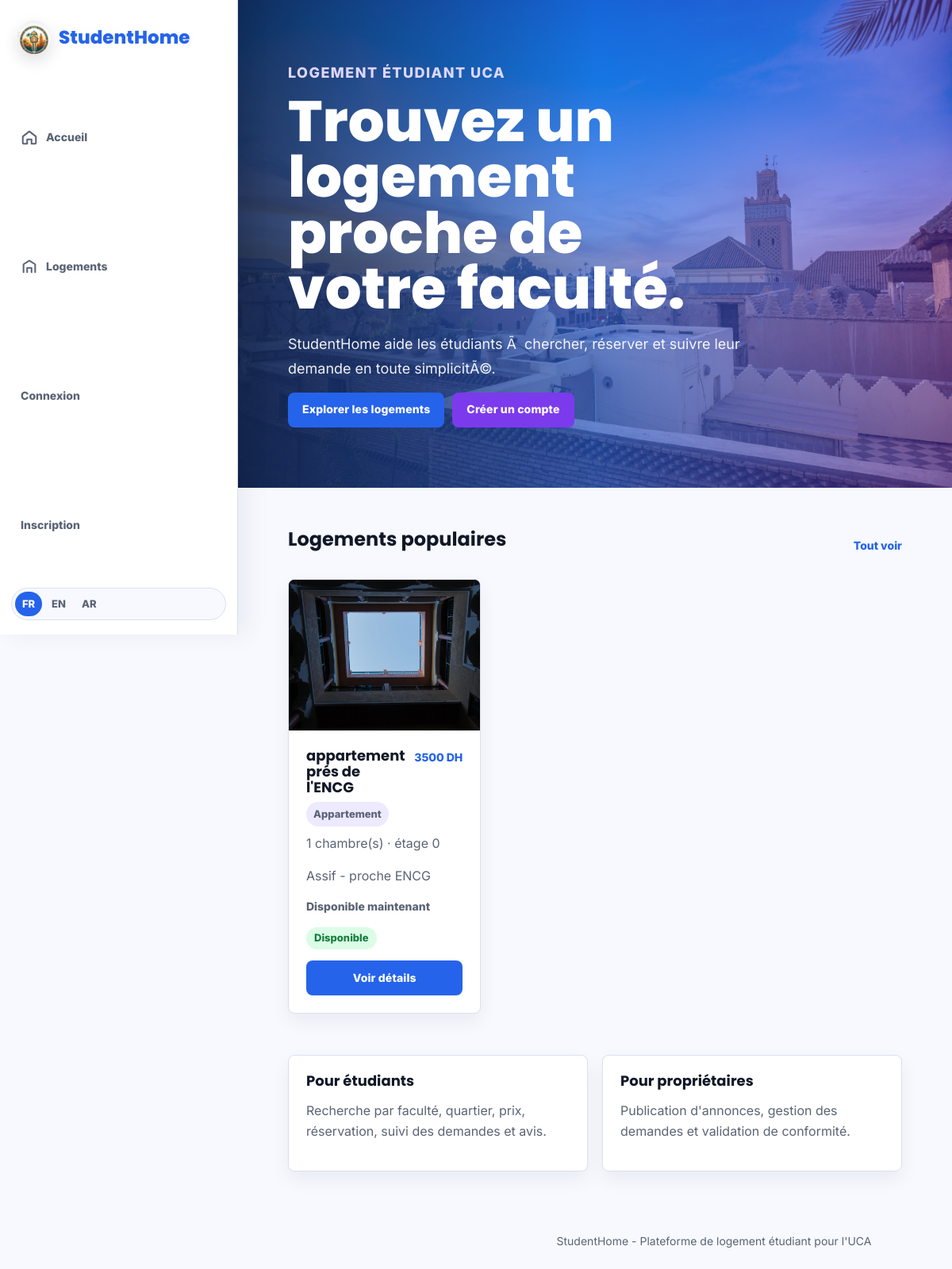
The page / on the database its author committed.
### app.py (models this page shows, shortened)
class Logement(db.Model):
    id = db.Column(db.Integer, primary_key=True)
    titre = db.Column(db.String(160), nullable=False)
    adresse = db.Column(db.String(220), nullable=True)
    description = db.Column(db.Text, nullable=False)
    reglement_interieur = db.Column(db.Text, nullable=True)
    prix = db.Column(db.Float, nullable=False)
    quartier = db.Column(db.String(100), nullable=False)
    proximite_faculte = db.Column(db.String(120), nullable=False)
    type_logement = db.Column(db.String(80), default="Studio")
    nombre_chambres = db.Column(db.Integer, default=1)
    etage = db.Column(db.Integer, default=0)
    latitude = db.Column(db.Float, nullable=True)
    longitude = db.Column(db.Float, nullable=True)
    est_colocation = db.Column(db.Boolean, default=False)
    vues = db.Column(db.Integer, default=0)
    photos = db.Column(db.String(220), default="marrakech-rooftop-sunset.jpg")
    est_disponible = db.Column(db.Boolean, default=True)
    date_disponibilite = db.Column(db.String(20), nullable=True)
    est_valide = db.Column(db.Boolean, default=False)
    est_bloque = db.Column(db.Boolean, default=False)
    proprietaire_id = db.Column(db.Integer, db.ForeignKey("proprietaire.id"), nullable=False)
    proprietaire = db.relationship("Proprietaire", backref="logements")
    reservations = db.relationship("Reservation", backref="logement", cascade="all, delete")
    avis = db.relationship("Avis", backref="logement", cascade="all, delete")
    @property
    def media_path(self):
      if self.photos and self.photos.startswith("http"):
        return self.photos
      if self.photos and self.photos.startswith("uploads/"):
        return url_for("static", filename=self.photos)
      return url_for(
        "static",
        filename="images/" + (self.photos or "marrakech-rooftop-sunset.jpg")
      )
    @property
    def is_video(self):
        if not self.photos:
            return False
        extension = self.photos.rsplit(".", 1)[-1].lower()
        return extension in VIDEO_EXTENSIONS
    @property
    def availability_text(self):
        if not self.date_disponibilite:
            return "Disponible maintenant"
        try:
            d = datetime.strptime(self.date_disponibilite, "%Y-%m-%d").date()
            if d <= date.today():
                return "Disponible maintenant"
            return f"Disponible à partir du {d.strftime('%d/%m/%Y')}"
        except ValueError:
            return f"Disponible à partir du {self.date_disponibilite}"
    class _MediaItem:
        __slots__ = ("fichier", "is_video")

### app.py (the view)
@app.route("/")
def index():
    logements = (
        Logement.query.filter_by(est_valide=True, est_bloque=False)
        .order_by(Logement.vues.desc(), Logement.id.desc())
        .limit(3)
        .all()
    )
    return render_template("index.html", logements=logements)

### app.py (called while the page is built)
def fix_text_encoding(value):
    if not isinstance(value, str) or not any(marker in value for marker in ("Ã", "â", "Ø", "Ù", "Ă", "Â")):
        return value
    for encoding in ("cp1252", "latin1"):
        try:
            return value.encode(encoding).decode("utf-8")
        except UnicodeError:
            continue
    return value

@app.context_processor
def inject_language_helpers():
    lang = session.get("lang", "fr")
    if lang not in SUPPORTED_LANGUAGES:
        lang = "fr"
    def t(key):
        value = TRANSLATIONS.get(lang, TRANSLATIONS["fr"]).get(key, TRANSLATIONS["fr"].get(key, key))
        return fix_text_encoding(value)
    return {"t": t, "current_lang": lang, "is_rtl": lang == "ar"}

### templates/index.html (shortened to what this page needs)
{% extends "base.html" %}
{% block content %}
<section class="hero">
    <div class="hero-content">
        <p class="tag">{{ t('hero_tag') }}</p>
        <h1>{{ t('hero_title') }}</h1>
        <p>{{ t('hero_text') }}</p>
        <div class="actions">
            <a class="btn btn-primary" href="{{ url_for('logements') }}">{{ t('explore_housing') }}</a>
            <a class="btn btn-secondary" href="{{ url_for('choisir_role') }}">{{ t('create_account') }}</a>
        </div>
    </div>
</section>
<section class="section">
    <div class="section-title">
        <h2>{{ t('popular_housing') }}</h2>
        <a href="{{ url_for('logements') }}">{{ t('view_all') }}</a>
    </div>
    <div class="cards">
        {% for logement in logements %}
            {% include "_card_logement.html" %}
        {% else %}
            <div class="empty-state wide-empty">
                <h3>{{ t('no_listing_title') }}</h3>
                <p>{{ t('no_listing_text') }}</p>
                <a class="btn btn-primary" href="{{ url_for('register', role='proprietaire') }}">{{ t('create_owner_account') }}</a>
            </div>
        {% endfor %}
    </div>
</section>
<section class="features">
    <article>
        <h3>{{ t('for_students') }}</h3>
        <p>{{ t('for_students_text') }}</p>
    </article>
    <article>
        <h3>{{ t('for_owners') }}</h3>
        <p>{{ t('for_owners_text') }}</p>
    </article>
</section>
{% endblock %}

### templates/_card_logement.html (shortened to what this page needs)
<article class="card">
    {% if logement.is_video %}
        <video class="card-media" src="{{ logement.media_path }}" muted playsinline preload="metadata"></video>
    {% else %}
        <img src="{{ logement.media_path }}" alt="{{ logement.titre }}">
    {% endif %}
    <div class="card-body">
        <div class="card-top">
            <h3>{{ logement.titre }}</h3>
            <span>{{ logement.prix|int }} DH</span>
        </div>
        <p class="housing-type">{{ logement.type_logement }}</p>
        <p>{{ logement.nombre_chambres or 1 }} chambre(s) · étage {{ logement.etage or 0 }}{% if logement.est_colocation %} · colocation{% endif %}</p>
        <p>{{ logement.quartier }} - {{ t('close_to') }} {{ logement.proximite_faculte }}</p>
        {% if logement.date_disponibilite %}
            <p class="availability-date">{{ logement.availability_text }}</p>
        {% endif %}
        <p class="status {{ 'ok' if logement.est_disponible else 'off' }}">
            {{ t('available') if logement.est_disponible else t('unavailable') }}
        </p>
        <div class="table-actions">
            <a class="btn btn-primary full" href="{{ url_for('detail_logement', id=logement.id) }}">{{ t('view_details') }}</a>
        </div>
    </div>
</article>

### rows shown on the page
Logement: media_path (picture), titre "appartement prés de l'ENCG", prix "3500", type_logement "Appartement", nombre_chambres "1", etage "0", quartier "Assif", t "proche", proximite_faculte "ENCG", availability_text "Disponible maintenant", est_disponible "Disponible", t "Voir détails"

### other values the page prints
{{ t('nav_home') }} "Accueil"
{{ t('nav_housing') }} "Logements"
{{ t('nav_login') }} "Connexion"
{{ t('nav_register') }} "Inscription"
{{ t('hero_tag') }} "LOGEMENT ÉTUDIANT UCA"
{{ t('hero_title') }} "Trouvez un logement proche de votre faculté."
{{ t('hero_text') }} "StudentHome aide les étudiants Ã chercher, réserver et suivre leur demande en toute simplicitÃ©."
{{ t('explore_housing') }} "Explorer les logements"
{{ t('create_account') }} "Créer un compte"
{{ t('popular_housing') }} "Logements populaires"
{{ t('view_all') }} "Tout voir"
{{ t('for_students') }} "Pour étudiants"
{{ t('for_students_text') }} "Recherche par faculté, quartier, prix, réservation, suivi des demandes et avis."
{{ t('for_owners') }} "Pour propriétaires"
{{ t('for_owners_text') }} "Publication d'annonces, gestion des demandes et validation de conformité."
